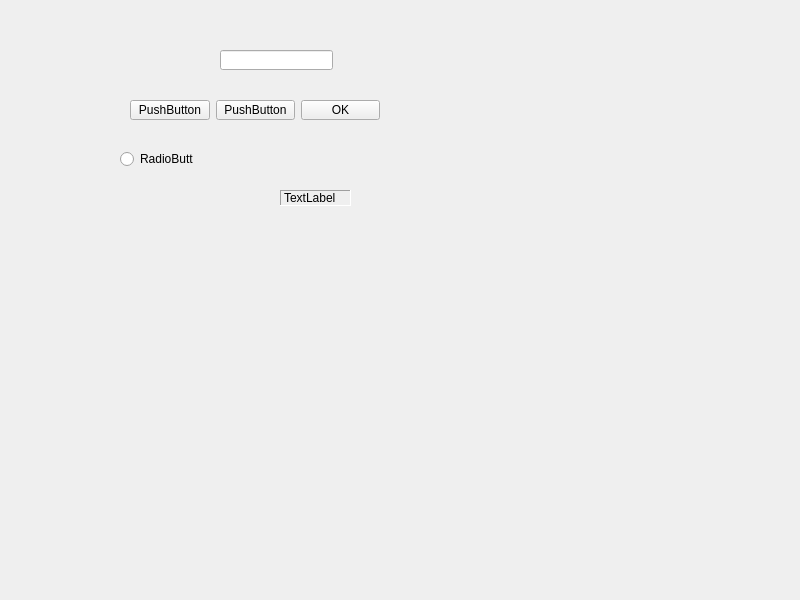
<?xml version="1.0" encoding="UTF-8"?>
<ui version="4.0">
 <class>Widget</class>
 <widget class="QWidget" name="Widget">
  <property name="geometry">
   <rect>
    <x>0</x>
    <y>0</y>
    <width>800</width>
    <height>600</height>
   </rect>
  </property>
  <property name="windowTitle">
   <string>Widget</string>
  </property>
  <widget class="QRadioButton" name="radioButton">
   <property name="geometry">
    <rect>
     <x>120</x>
     <y>150</y>
     <width>73</width>
     <height>18</height>
    </rect>
   </property>
   <property name="text">
    <string>RadioButton</string>
   </property>
  </widget>
  <widget class="QLabel" name="label">
   <property name="geometry">
    <rect>
     <x>280</x>
     <y>190</y>
     <width>71</width>
     <height>16</height>
    </rect>
   </property>
   <property name="frameShape">
    <enum>QFrame::Panel</enum>
   </property>
   <property name="frameShadow">
    <enum>QFrame::Sunken</enum>
   </property>
   <property name="text">
    <string>TextLabel</string>
   </property>
  </widget>
  <widget class="QLineEdit" name="lineEdit">
   <property name="geometry">
    <rect>
     <x>220</x>
     <y>50</y>
     <width>113</width>
     <height>20</height>
    </rect>
   </property>
  </widget>
  <widget class="QWidget" name="">
   <property name="geometry">
    <rect>
     <x>130</x>
     <y>100</y>
     <width>250</width>
     <height>20</height>
    </rect>
   </property>
   <layout class="QHBoxLayout" name="horizontalLayout">
    <item>
     <widget class="QPushButton" name="pushButton">
      <property name="text">
       <string>PushButton</string>
      </property>
     </widget>
    </item>
    <item>
     <widget class="QPushButton" name="asa">
      <property name="text">
       <string>PushButton</string>
      </property>
     </widget>
    </item>
    <item>
     <widget class="QPushButton" name="OK">
      <property name="text">
       <string>OK</string>
      </property>
     </widget>
    </item>
   </layout>
  </widget>
 </widget>
 <resources/>
 <connections/>
</ui>
